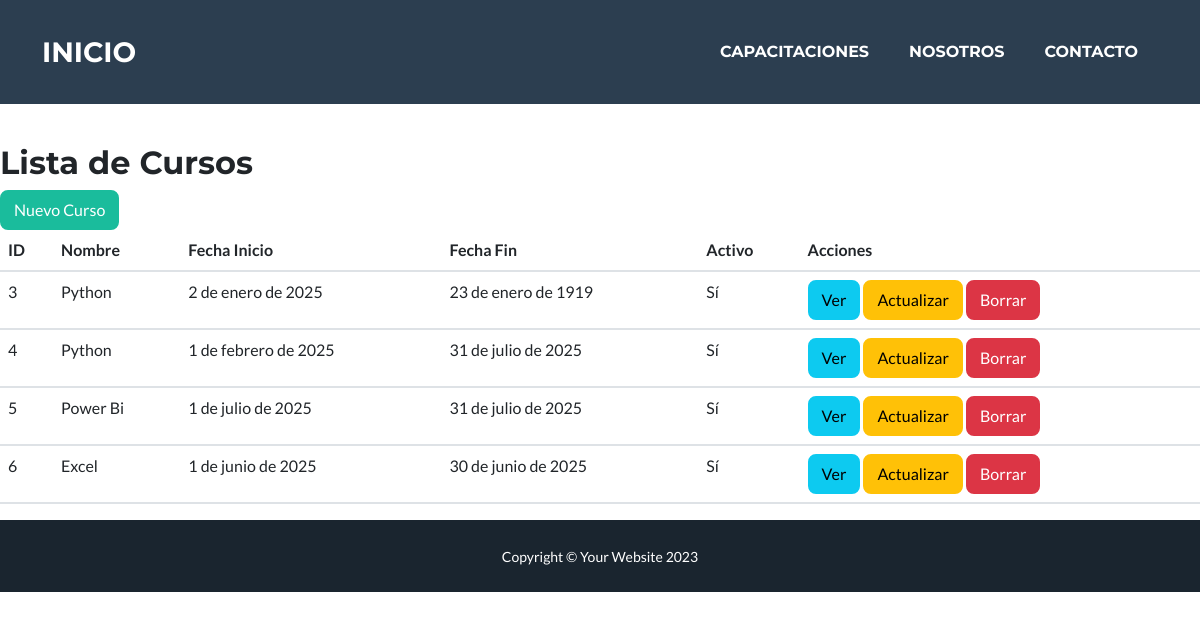
The app's page /cursos/, older data.
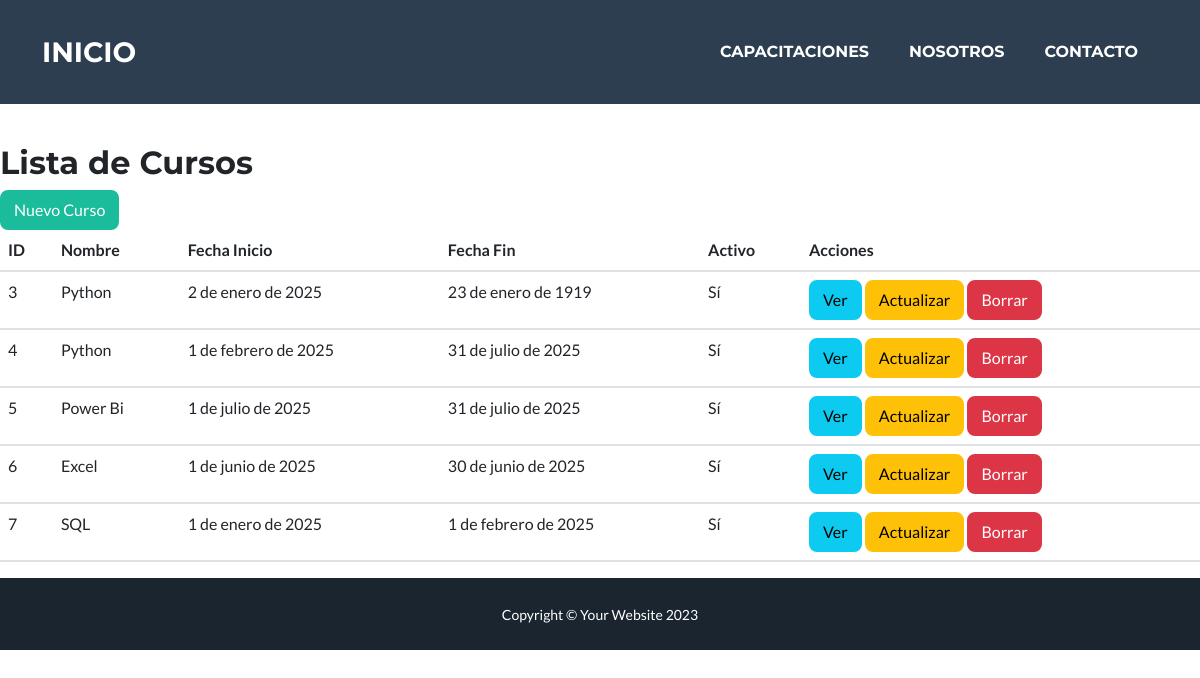
The same page, newer data.
### cursos/models.py (models this page shows, shortened)
class Cursos(models.Model):
    nombre = models.CharField(max_length=200, unique=False)
    comision = models.CharField(max_length=200, blank=True, null=True)
    descripcion = models.TextField(blank=True, null=True)
    fecha_inicio = models.DateField()
    fecha_fin = models.DateField()
    activo = models.BooleanField(default=True)

### cursos/views.py (the view)
# urls.py: path('', CursoRead.as_view(), name='cursos-leer'),
class CursoRead(ListView):
    model = Cursos
    template_name = 'cursos/cursos-leer.html'
    context_object_name = 'cursos'

### cursos/templates/cursos/cursos-leer.html
{% extends 'base.html' %}
{% block content %}
    <h2>Lista de Cursos</h2>
    <a href="{% url 'cursos-crear' %}" class="btn btn-primary">Nuevo Curso</a>
    <table class="table">
        <thead>
            <tr>
                <th>ID</th>
                <th>Nombre</th>
                <th>Fecha Inicio</th>
                <th>Fecha Fin</th>
                <th>Activo</th>
                <th>Acciones</th>
            </tr>
        </thead>
        <tbody>
            {% for curso in cursos %}
                <tr>
                    <td>{{ curso.id }}</td>
                    <td>{{ curso.nombre }}</td>
                    <td>{{ curso.fecha_inicio }}</td>
                    <td>{{ curso.fecha_fin }}</td>
                    <td>{{ curso.activo|yesno:"Sí,No" }}</td>
                    <td>
                        <a href="{% url 'cursos-detallar' curso.id %}" class="btn btn-info">Ver</a>
                        <a href="{% url 'cursos-actualizar' curso.id %}" class="btn btn-warning">Actualizar</a>
                        <a href="{% url 'cursos-borrar' curso.id %}" class="btn btn-danger">Borrar</a>
                    </td>
                </tr>
            {% endfor %}
        </tbody>
    </table>
{% endblock %}

Row changes from the older to the newer data that the page shows:
added Cursos: id "7", nombre "SQL", fecha_inicio "1 de enero de 2025", fecha_fin "1 de febrero de 2025", activo "Sí"
